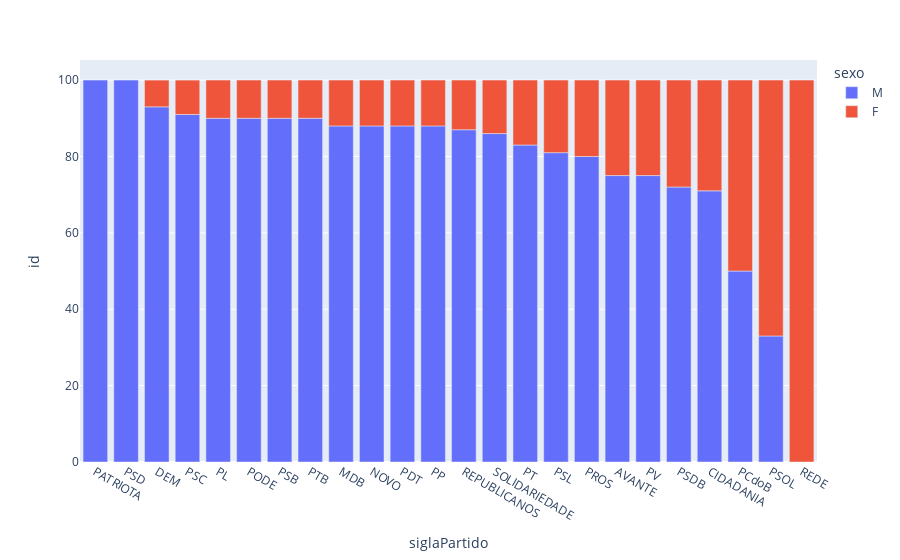

The notebook cell this image was saved under:
### Code cell
# fig_sc = px.scatter(deputadosdf, 
#                     x="siglaPartido", 
#                     y="age", 
#                     color="sexo")
# fig_sc.update_layout(height=700)
# fig_sc.show()

partsexdf = deputadosdf[['siglaPartido', 'sexo', 'id']]\
    .groupby(['siglaPartido','sexo'])\
    .agg({'id': 'count'})\
    .groupby(level=0)\
    .apply(lambda x: round(100*x/x.sum(),0))\
    .sort_values(['sexo','id'], ascending=False)\
    .reset_index()

partsexfig = px.bar(partsexdf, x='siglaPartido', y='id', color='sexo')

partsexfig.show()
# partsexdf

### Figure 1 — Plotly figure (JSON) as saved in the notebook; plotly's stock layout.template omitted (floating-point values rounded to 4 significant figures)
{"data": [{"alignmentgroup": "True", "hovertemplate": "sexo=M<br>siglaPartido=%{x}<br>id=%{y}<extra></extra>", "legendgroup": "M", "marker": {"color": "#636efa", "pattern": {"shape": ""}}, "name": "M", "offsetgroup": "M", "orientation": "v", "showlegend": true, "textposition": "auto", "type": "bar", "x": ["PATRIOTA", "PSD", "DEM", "PSC", "PL", "PODE", "PSB", "PTB", "MDB", "NOVO", "PDT", "PP", "REPUBLICANOS", "SOLIDARIEDADE", "PT", "PSL", "PROS", "AVANTE", "PV", "PSDB", "CIDADANIA", "PCdoB", "PSOL"], "xaxis": "x", "y": [100, 100, 93, 91, 90, 90, 90, 90, 88, 88, 88, 88, 87, 86, 83, 81, 80, 75, 75, 72, 71, 50, 33], "yaxis": "y"}, {"alignmentgroup": "True", "hovertemplate": "sexo=F<br>siglaPartido=%{x}<br>id=%{y}<extra></extra>", "legendgroup": "F", "marker": {"color": "#EF553B", "pattern": {"shape": ""}}, "name": "F", "offsetgroup": "F", "orientation": "v", "showlegend": true, "textposition": "auto", "type": "bar", "x": ["REDE", "PSOL", "PCdoB", "CIDADANIA", "PSDB", "AVANTE", "PV", "PROS", "PSL", "PT", "SOLIDARIEDADE", "REPUBLICANOS", "MDB", "NOVO", "PDT", "PP", "PL", "PODE", "PSB", "PTB", "PSC", "DEM"], "xaxis": "x", "y": [100, 67, 50, 29, 28, 25, 25, 20, 19, 17, 14, 13, 12, 12, 12, 12, 10, 10, 10, 10, 9, 7], "yaxis": "y"}], "layout": {"autosize": true, "barmode": "relative", "legend": {"title": {"text": "sexo"}, "tracegroupgap": 0}, "margin": {"t": 60}, "xaxis": {"anchor": "y", "autorange": true, "domain": [0, 1], "range": [-0.5, 23.5], "title": {"text": "siglaPartido"}, "type": "category"}, "yaxis": {"anchor": "x", "autorange": true, "domain": [0, 1], "range": [0, 105.3], "title": {"text": "id"}, "type": "linear"}}}
